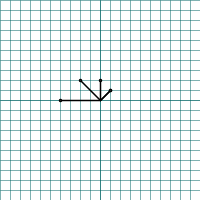
Frame 1 (no input)
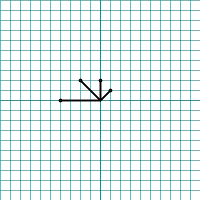
Frame 2 (the mouse pressed at the canvas centre, redrawn once)

The Processing sketch that drew these frames (run headless with seeded random() and noise(); the mouse was pressed at the canvas centre and the sketch redrawn once):

// Processing sketch: cmplx_num_1
// ── cmplx_num_1.pde
float unit = 10.0;   // 1 unit = 5pix

ArrayList<cmplx> cmplxs = new ArrayList<cmplx>();
cmplx c1, c2;

void setup(){
  size(200, 200);
  background(255);
  c1 = new cmplx(1, 1);
  c2 = new cmplx(1, 1);
  cmplxs.add(c1);
  cmplxs.add(c2);
}

void draw(){
  background(255);
  cmplx c3 = c2.mul_c(c1);
  cmplx c4 = c3.mul_c(c1);
  cmplx c5 = c4.mul_c(c1);
  cmplxs.add(c3);
  cmplxs.add(c4);
  cmplxs.add(c5);
  c3.output();
  display();
  noLoop();
}

void display(){
  stroke(0, 100, 100);
  strokeWeight(0.5);
  for(int i=0; i<width/unit; i++){
    if(i*unit == width/2)  strokeWeight(0.8);
    else                   strokeWeight(0.5);
    line(i*unit, 0, i*unit, height);
  }
  for(int i=0; i<height/unit; i++){
    if(i*unit == height/2) strokeWeight(0.8);
    else                   strokeWeight(0.5);
    line(0, i*unit, width, i*unit);
  }
  translate(width/2, height/2);
  for(cmplx c: cmplxs){
    stroke(0);
    strokeWeight(1.5);
    c.display();
  }
}

// ── cmplx.pde
class cmplx{

  float re;
  float im;
  
  // constructor
  cmplx(float _re, float _im){
    re = _re;
    im = _im;
  }
  
  // output
  void output(){
    println(re, "+", im, "i");
  }  
  // sum
  cmplx add_c(cmplx _c){
    float n_re = this.re + _c.re;
    float n_im = this.im + _c.im;
    cmplx n = new cmplx(n_re, n_im);
    return n;
  }
  // subtraction
  cmplx sub_c(cmplx _c){
    float n_re = this.re - _c.re;
    float n_im = this.im - _c.im;
    cmplx n = new cmplx(n_re, n_im);
    return n;
  }
  // multiply
  cmplx mul_c(cmplx _c){
    float n_re = this.re * _c.re - (this.im * _c.im);
    float n_im = this.re * _c.im + this.im * _c.re;
    cmplx n = new cmplx(n_re, n_im);
    return n;
  }
  // division
  cmplx div_c(cmplx _c){
    float conjugate_im = -_c.im;
    cmplx conj = new cmplx(_c.re, conjugate_im);
    cmplx numr = this.mul_c(conj);
    cmplx denm = _c.mul_c(conj);
    float n_re = numr.re / denm.re;
    float n_im = numr.im / denm.re;
    cmplx n = new cmplx(n_re, n_im);
    return n;
  }
  
  // display
  void display(){
    line(0, 0, this.re * unit, -1 * this.im * unit);
    circle(this.re * unit, -1 * this.im * unit, 2);
  }
}
